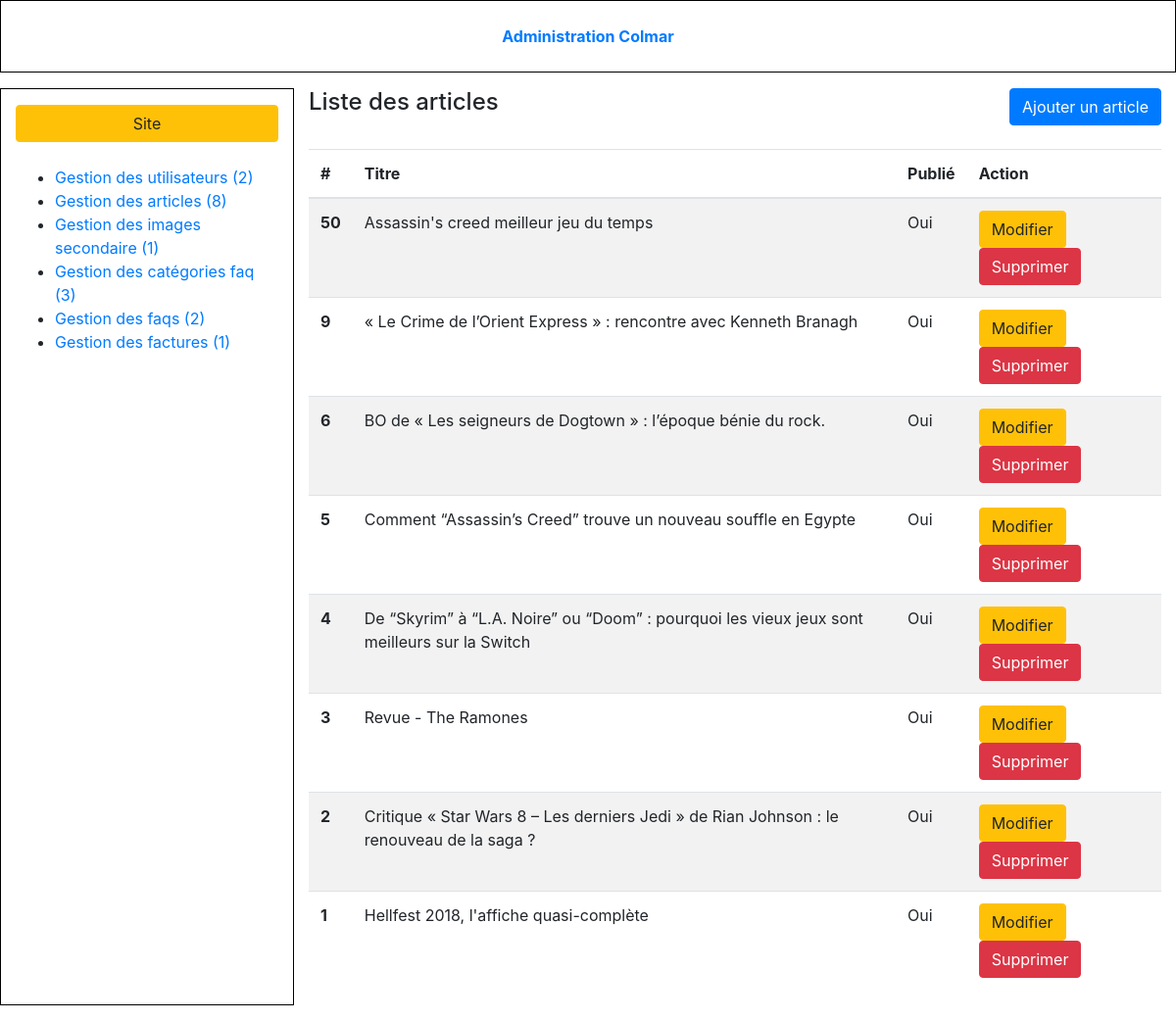
Screenshot of /admin/article-list.php (signed in) with the database file from the repository.
### tables this page shows
CREATE TABLE IF NOT EXISTS `article` (
  `id` int(10) UNSIGNED NOT NULL AUTO_INCREMENT,
  `title` varchar(255) NOT NULL,
  `published_at` date NOT NULL,
  `summary` text NOT NULL,
  `content` longtext NOT NULL,
  `is_published` tinyint(4) NOT NULL,
  `image` varchar(255) NOT NULL,
  `video` varchar(255) DEFAULT NULL,
  PRIMARY KEY (`id`)
);

### admin/article-list.php (the view, shortened to what this page needs)
<?php
require_once ('./tools-admin/db-admin.php');
$query = $db->query('SELECT * FROM article ORDER BY id DESC');
$articles = $query->fetchall();
?>
<!DOCTYPE html>
<html>
	<head>
		<?php require 'partials/head_assets.php'; ?>
	</head>
	<body class="index-body">
		<div class="container-fluid">
			<?php require 'partials/header.php'; ?>
			<div class="row my-3 index-content">
				<?php require 'partials/nav.php'; ?>
				<section class="col-9">
					<header class="pb-4 d-flex justify-content-between">
						<h4>Liste des articles</h4>
						<a class="btn btn-primary" href="article-form.php">Ajouter un article</a>
					</header>
					<table class="table table-striped">
						<thead>
							<tr>
								<th>#</th>
								<th>Titre</th>
								<th>Publié</th>
								<th>Action</th>
							</tr>
						</thead>
						<tbody>
							<?php if(count($articles) > 0): ?>
                                <?php foreach($articles as $article): ?>
                                <tr>
                                    <th><?= htmlentities($article['id']); ?></th>
                                    <td><?= htmlentities($article['title']); ?></td>
                                    <td>
                                        <?= $article['is_published'] == 1 ? 'Oui' : 'Non' ?>
                                    </td>
                                    <td>
                                        <a href="article-form.php?article_id=<?= $article['id']; ?>&action=edit" class="btn btn-warning">Modifier</a>
                                        <a onclick="return confirm('Are you sure?')" href="article-list.php?article_id=<?= $article['id']; ?>&action=delete" class="btn btn-danger">Supprimer</a>
                                    </td>
                                </tr>
                                <?php endforeach; ?>
							<?php else: ?>
								Aucun article enregistré.
							<?php endif; ?>
						</tbody>
					</table>
				</section>
			</div>
		</div>
	</body>
</html>

### admin/partials/head_assets.php (shortened to what this page needs)
<link rel="stylesheet" href="https://maxcdn.bootstrapcdn.com/bootstrap/4.0.0-alpha.6/css/bootstrap.min.css">
<link rel="stylesheet" href="css/admin.css">

### admin/partials/header.php
<header class="row mb-3 main-header">
	<div class="col py-4 text-center">
		<a href="index.php"><b>Administration Colmar</b></a>
	</div>
</header>

### admin/partials/nav.php
<?php
	$nbUsers = $db->query("SELECT COUNT(*) FROM user")->fetchColumn();
	$nbCategories = $db->query("SELECT COUNT(*) FROM category_faq")->fetchColumn();
	$nbArticles = $db->query("SELECT COUNT(*) FROM article")->fetchColumn();
    $nbQuestAns = $db->query("SELECT COUNT(*) FROM faq")->fetchColumn();
    $nbFactures = $db->query("SELECT COUNT(*) FROM factures")->fetchColumn();
    $nbPicturesSecondary = $db->query("SELECT COUNT(*) FROM image")->fetchColumn();
?>
<nav class="col-3 py-2 categories-nav">
	<a class="d-block btn btn-warning mb-4 mt-2" href="../index.php?page=user-page">Site</a>
	<ul>
		<li><a href="user-list.php">Gestion des utilisateurs (<?= $nbUsers; ?>)</a></li>
		<li><a href="article-list.php">Gestion des articles (<?= $nbArticles; ?>)</a></li>
        <li><a href="secondaryPicture-list.php">Gestion des images secondaire (<?= $nbPicturesSecondary; ?>)</a></li>
        <li><a href="category-list.php">Gestion des catégories faq (<?php echo $nbCategories; ?>)</a></li>
        <li><a href="faq-list.php">Gestion des faqs (<?= $nbQuestAns; ?>)</a></li>
        <li><a href="factures-list.php">Gestion des factures (<?= $nbFactures; ?>)</a></li>
	</ul>
</nav>

### admin/css/admin.css (style rules this page uses)
.main-header, .categories-nav, footer { border:1px solid black; }

### rows the page displays
article: id "50", title "Assassin's creed meilleur jeu du temps", is_published "Oui"
article: id "9", title "« Le Crime de l’Orient Express » : rencontre avec Kenneth Branagh", is_published "Oui"
article: id "6", title "BO de « Les seigneurs de Dogtown » : l’époque bénie du rock.", is_published "Oui"
article: id "5", title "Comment “Assassin’s Creed” trouve un nouveau souffle en Egypte", is_published "Oui"
article: id "4", title "De “Skyrim” à “L.A. Noire” ou “Doom” : pourquoi les vieux jeux sont meilleurs sur la Switch", is_published "Oui"
article: id "3", title "Revue - The Ramones", is_published "Oui"
article: id "2", title "Critique « Star Wars 8 – Les derniers Jedi » de Rian Johnson : le renouveau de la saga ?", is_published "Oui"
article: id "1", title "Hellfest 2018, l'affiche quasi-complète", is_published "Oui"

### other values shown
$nbUsers "2"
$nbArticles "8"
$nbPicturesSecondary "1"
$nbCategories "3"
$nbQuestAns "2"
$nbFactures "1"
